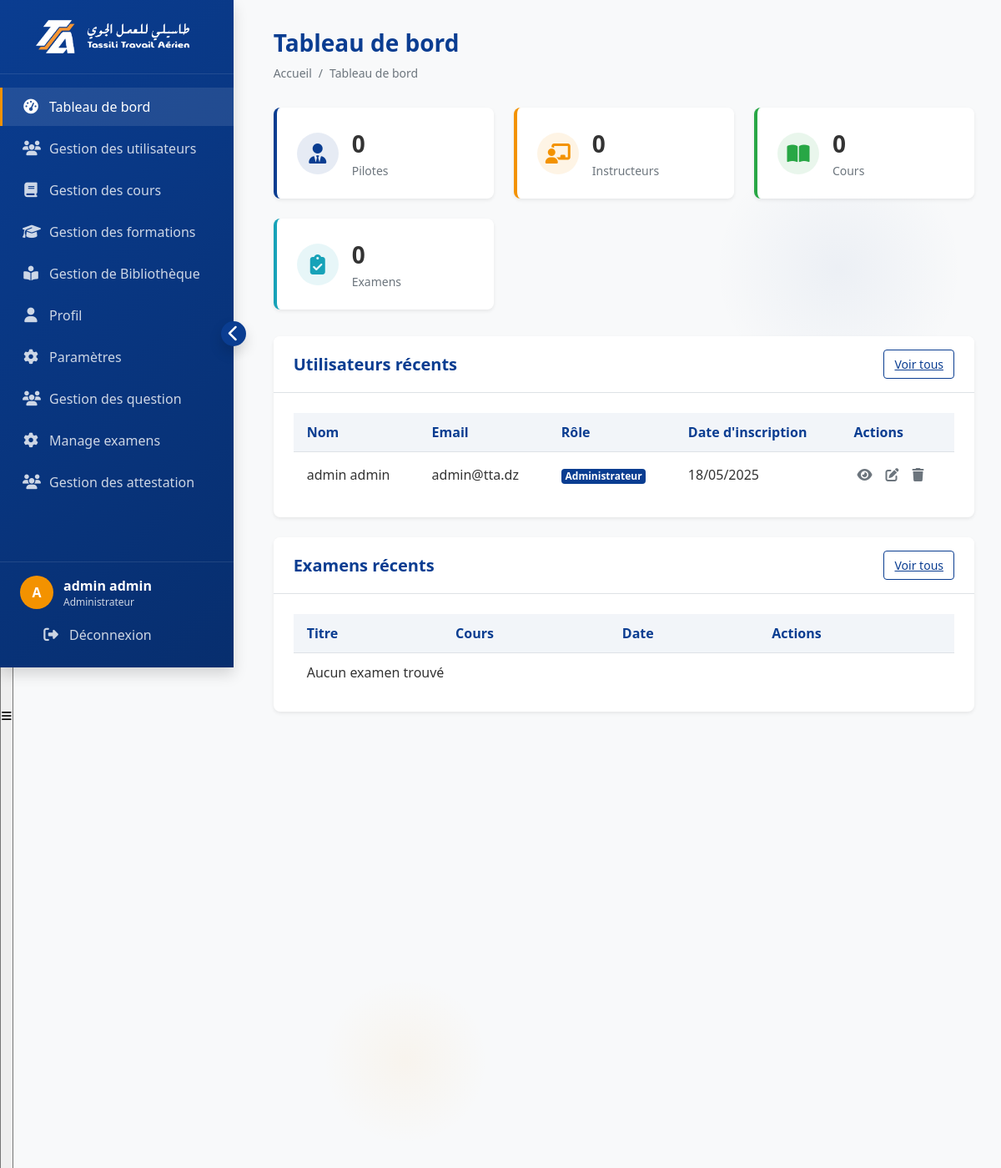
The page /pages/admin_dashboard.php (signed in) on the database its author committed.
### tables this page shows
CREATE TABLE IF NOT EXISTS users (
    id INT AUTO_INCREMENT PRIMARY KEY,
    first_name VARCHAR(50) NOT NULL, 
    last_name VARCHAR(50) NOT NULL, 
    email VARCHAR(100) NOT NULL UNIQUE,
    password VARCHAR(255) NOT NULL,
    role ENUM('admin', 'instructor', 'pilot', 'admin_sol' , 'admin_vol') NOT NULL,
    avatar VARCHAR(255) DEFAULT NULL,
    created_at DATETIME NOT NULL DEFAULT CURRENT_TIMESTAMP,
    last_login DATETIME
);

### pages/admin_dashboard.php (the view, shortened to what this page needs)
<?php
require '../includes/bd.php';
$query_pilotes = $conn->query("SELECT COUNT(*) AS total FROM users WHERE role = 'pilot'")->fetch_assoc();
$query_instructeurs = $conn->query("SELECT COUNT(*) AS total FROM users WHERE role = 'instructor'")->fetch_assoc();
$query_formations = $conn->query("SELECT COUNT(*) AS total FROM courses")->fetch_assoc();
$query_examens = $conn->query("SELECT COUNT(*) AS total FROM exams")->fetch_assoc();
$recent_users = $conn->query("SELECT id, first_name, last_name, email, role, created_at FROM users ORDER BY created_at DESC LIMIT 5");
$recent_exams = $conn->query("
    SELECT e.id, e.title, e.date, f.title as formation_title
    FROM exams e
    LEFT JOIN formations f ON e.formation_id = f.id
    ORDER BY e.date DESC
    LIMIT 5
");
?>
<!DOCTYPE html>
<html lang="fr">
<head>
    <link rel="stylesheet" href="https://cdnjs.cloudflare.com/ajax/libs/font-awesome/6.4.0/css/all.min.css">
    <link rel="stylesheet" href="../assets/admin_dashboard.css">
    <link rel="stylesheet" href="https://cdn.jsdelivr.net/npm/sweetalert2@11.0.19/dist/sweetalert2.min.css">
</head>
<body>
    <button class="mobile-nav-toggle">
        <i class="fas fa-bars"></i>
    </button>
    <?php include '../includes/admin_sidebar.php'; ?>
    <div class="main-content">
        <div class="page-header">
            <h1 class="page-title">Tableau de bord</h1>
            <ul class="breadcrumb">
                <li class="breadcrumb-item"><a href="admin_dashboard.php" class="breadcrumb-link">Accueil</a></li>
                <li class="breadcrumb-item">Tableau de bord</li>
            </ul>
        </div>
        <div class="stats-grid">
            <div class="stat-card pilots">
                <div class="stat-icon">
                    <i class="fas fa-user-tie"></i>
                </div>
                <div class="stat-content">
                    <div class="stat-value"><?php echo $query_pilotes['total']; ?></div>
                    <div class="stat-label">Pilotes</div>
                </div>
            </div>
            <div class="stat-card instructors">
                <div class="stat-icon">
                    <i class="fas fa-chalkboard-teacher"></i>
                </div>
                <div class="stat-content">
                    <div class="stat-value"><?php echo $query_instructeurs['total']; ?></div>
                    <div class="stat-label">Instructeurs</div>
                </div>
            </div>
            <div class="stat-card courses">
                <div class="stat-icon">
                    <i class="fas fa-book-open"></i>
                </div>
                <div class="stat-content">
                    <div class="stat-value"><?php echo $query_formations['total']; ?></div>
                    <div class="stat-label">Cours</div>
                </div>
            </div>
            <div class="stat-card exams">
                <div class="stat-icon">
                    <i class="fas fa-clipboard-check"></i>
                </div>
                <div class="stat-content">
                    <div class="stat-value"><?php echo $query_examens['total']; ?></div>
                    <div class="stat-label">Examens</div>
                </div>
            </div>
        </div>
        <div class="card">
            <div class="card-header">
                <h2 class="card-title">Utilisateurs récents</h2>
                <a href="manage_users.php" class="btn btn-sm btn-outline-primary">Voir tous</a>
            </div>
            <div class="card-body">
                <div class="table-container">
                    <table class="table">
                        <thead>
                            <tr>
                                <th>Nom</th>
                                <th>Email</th>
                                <th>Rôle</th>
                                <th>Date d'inscription</th>
                                <th>Actions</th>
                            </tr>
                        </thead>
                        <tbody>
                            <?php if ($recent_users && $recent_users->num_rows > 0): ?>
                                <?php while ($user = $recent_users->fetch_assoc()): ?>
                                    <tr>
                                        <td><?php echo htmlspecialchars($user['first_name'] . ' ' . $user['last_name']); ?></td>
                                        <td><?php echo htmlspecialchars($user['email']); ?></td>
                                        <td>
                                            <?php if ($user['role'] === 'admin'): ?>
                                                <span class="badge bg-primary">Administrateur</span>
                                            <?php elseif ($user['role'] === 'pilot'): ?>
                                                <span class="badge bg-secondary">Pilote</span>
                                            <?php elseif ($user['role'] === 'instructor'): ?>
                                                <span class="badge bg-info">Instructeur</span>
                                            <?php endif; ?>
                                        </td>
                                        <td><?php echo date('d/m/Y', strtotime($user['created_at'])); ?></td>
                                        <td class="table-actions">
                                            <a href="view_user.php?id=<?php echo $user['id']; ?>" class="btn-action" data-tooltip="Voir">
                                                <i class="fas fa-eye"></i>
                                            </a>
                                            <a href="edit_user.php?id=<?php echo $user['id']; ?>" class="btn-action btn-edit" data-tooltip="Modifier">
                                                <i class="fas fa-edit"></i>
                                            </a>
                                            <a href="javascript:void(0);" class="btn-action btn-delete" data-tooltip="Supprimer" onclick="confirmDelete('Confirmer la suppression', 'Êtes-vous sûr de vouloir supprimer cet utilisateur ?', 'manage_users.php?delete=<?php echo $user['id']; ?>')">
                                                <i class="fas fa-trash"></i>
                                            </a>
                                        </td>
                                    </tr>
                                <?php endwhile; ?>
                            <?php else: ?>
                                <tr>
                                    <td colspan="5" class="text-center">Aucun utilisateur trouvé</td>
                                </tr>
                            <?php endif; ?>
                        </tbody>
                    </table>
                </div>
            </div>
        </div>
        <div class="card">
            <div class="card-header">
                <h2 class="card-title">Examens récents</h2>
                <a href="manage_exams.php" class="btn btn-sm btn-outline-primary">Voir tous</a>
            </div>
            <div class="card-body">
                <div class="table-container">
                    <table class="table">
                        <thead>
                            <tr>
                                <th>Titre</th>
                                <th>Cours</th>
                                <th>Date</th>
                                <th>Actions</th>
                            </tr>
                        </thead>
                        <tbody>
                            <?php if ($recent_exams && $recent_exams->num_rows > 0): ?>
                                <?php while ($exam = $recent_exams->fetch_assoc()): ?>
                                    <tr>
                                        <td><?php echo htmlspecialchars($exam['title']); ?></td>
                                        <td><?php echo htmlspecialchars($exam['course_title'] ?? 'Non assigné'); ?></td>
                                        <td><?php echo $exam['date'] ? date('d/m/Y', strtotime($exam['date'])) : 'Non définie'; ?></td>
                                        <td class="table-actions">
                                            <a href="view_exam.php?id=<?php echo $exam['id']; ?>" class="btn-action" data-tooltip="Voir">
                                                <i class="fas fa-eye"></i>
                                            </a>
                                            <a href="edit_exam.php?id=<?php echo $exam['id']; ?>" class="btn-action btn-edit" data-tooltip="Modifier">
                                                <i class="fas fa-edit"></i>
                                            </a>
                                            <a href="javascript:void(0);" class="btn-action btn-delete" data-tooltip="Supprimer" onclick="confirmDelete('Confirmer la suppression', 'Êtes-vous sûr de vouloir supprimer cet examen ?', 'manage_exams.php?delete=<?php echo $exam['id']; ?>')">
                                                <i class="fas fa-trash"></i>
                                            </a>
                                        </td>
                                    </tr>
                                <?php endwhile; ?>
                            <?php else: ?>
                                <tr>
                                    <td colspan="4" class="text-center">Aucun examen trouvé</td>
                                </tr>
                            <?php endif; ?>
                        </tbody>
                    </table>
                </div>
            </div>
        </div>
        <div class="stats-grid">
        </div>
    </div>
</body>
</html>

### rows shown on the page
users: first_name+last_name "admin admin", email "admin@tta.dz", role "Administrateur", created_at "18/05/2025"

### other values the page prints
substr($_SESSION['first_name'], 0, 1) "A"
$_SESSION['first_name'] "admin"
$_SESSION['last_name'] "admin"
$query_pilotes['total'] "0"
$query_instructeurs['total'] "0"
$query_formations['total'] "0"
$query_examens['total'] "0"
